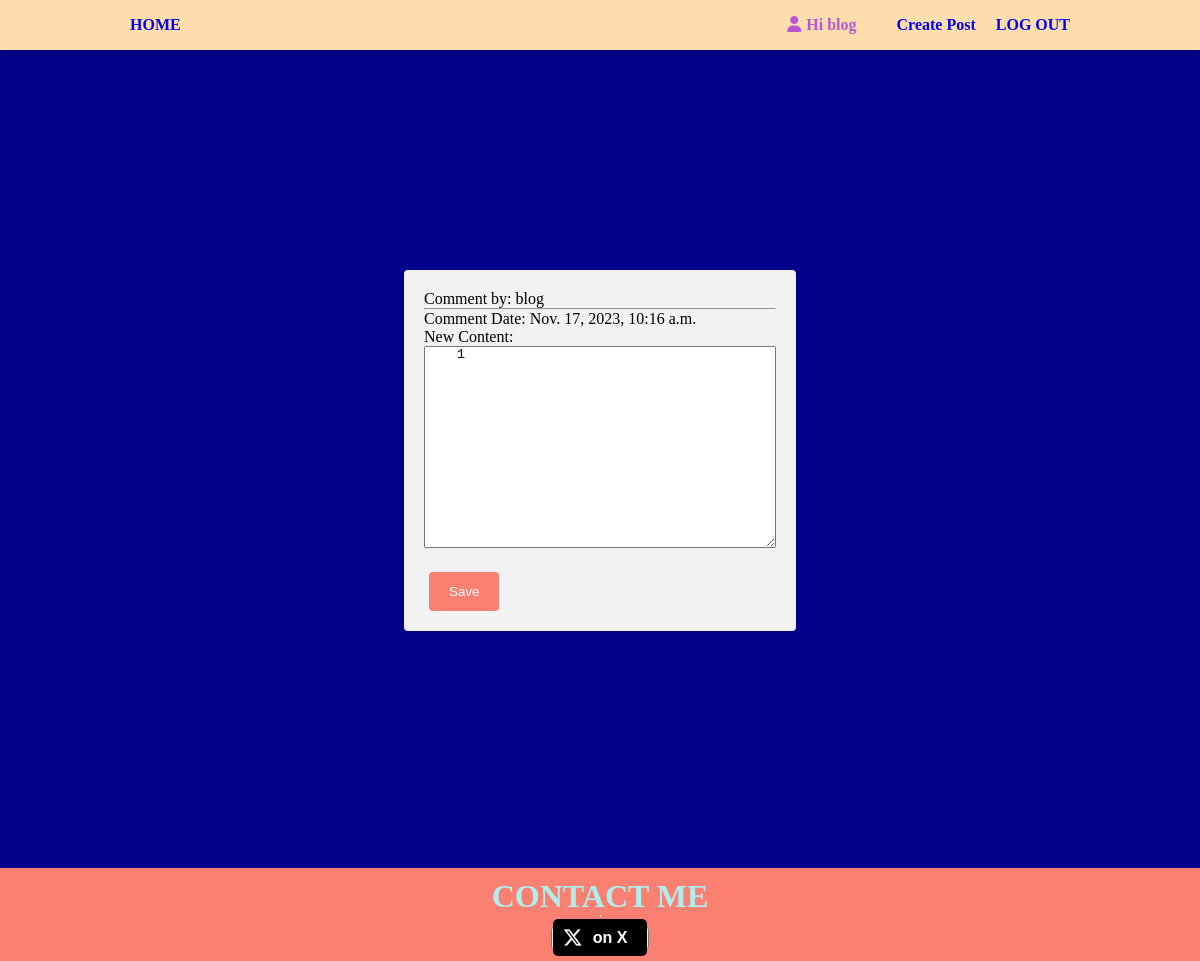
The app's page /comment/edit/137/ (signed in) with its own data.
### article/models.py (models this page shows, shortened)
class Comment(models.Model):
    post = models.ForeignKey(Post, related_name='comments', on_delete=models.CASCADE)
    user = models.ForeignKey(User, on_delete=models.CASCADE)
    comment = models.TextField()
    date_posted = models.DateTimeField(auto_now_add=True)
    likes = models.ManyToManyField(User, related_name="comment_likes", blank=True)
    edited_comment = models.TextField(blank=True, null=True)
    is_edited = models.BooleanField(default=False)

### article/views.py (the view)
# urls.py: path('comment/edit/<int:comment_id>/', views.edit_comment, name='edit_comment'),
def edit_comment(request, comment_id):
    comment = get_object_or_404(Comment, id=comment_id)
    if comment.user != request.user:
        return HttpResponse("You are not allowed to edit this comment.")
    return render(request, 'article/edit_comment.html', {'comment': comment})

### article/templates/article/edit_comment.html (shortened to what this page needs)
{% extends 'article/base.html' %}
{% load static %}
{% block css %}
    {{ block.super }}
    <link rel="stylesheet" href="{% static 'edit_post.css' %}">
{% endblock %}
{% block body %}
<div class="container">
  <div class="form-container">
    <form method="POST" action="{% url 'article:save_comment' comment_id=comment.id %}">
      <div class="comment-details">
        <p>Comment by: {{ comment.user }}</p>
        <hr>
        <p>Comment Date: {{ comment.date_posted }}</p>
      </div>
      <div class="edit-form">
        <div class="form-group">
          <label for="new_content">New Content:</label>
          <div class="textarea-container">
            <textarea id="new_content" name="new_content" class="form-control">{{ comment.comment }}</textarea>
          </div>
        </div>
        <div class="form-group">
          <button type="submit" class="btn btn-primary">Save</button>
        </div>
      </div>
    </form>
  </div>
</div>
{% endblock %}

### article/templates/article/base.html (shortened to what this page needs)
{% load static %}
<!DOCTYPE html>
<html lang="en">
<head>
    <link rel="stylesheet" href="https://cdnjs.cloudflare.com/ajax/libs/font-awesome/6.4.2/css/all.min.css"
 />
    {% block css %}
    <link rel="stylesheet" type="text/css" href="{% static 'styles.css' %}">
    {% endblock %}
</head>
<body>
    <nav id="navbar">
        <div id="navbar-container">
                <div id="home"><a href="{% url 'article:index' %}">HOME</a></div>
            <ul id="navbar-right">
                <li id="navbar-user">
                    {% if user.is_authenticated %}
                    <i class="fa-solid fa-user"></i><span>Hi {{user}}</span>
                </li>
                {% if user.is_superuser %}
                       <li>
                           <a href="{% url 'article:create_post' %}" class="create-post-button">Create Post</a>
                       </li>
                    {% endif %}
                <li class="logout"><a href ="{% url 'account:logout' %}">LOG OUT</a></li>
                {% else %}
                <i class="fa-solid fa-user"></i><span>Hi stranger</span>
                </li>
                <li class="logout"><a href ="{% url 'account:login' %}">LOG IN</a></li>
                {% endif %}
            </ul>
        </div>
    </nav>
    {% block body %}
    {% endblock %}
    <footer>
        <div id="contact-me">
        <h1>CONTACT ME</h1>
        <hr>
        <button id="twitter-button"><a href="https://twitter.com/chistev12" class="twitter-button" target="_blank"><i class="fa-brands fa-x-twitter"></i>on X</a>
        </button>
      </div>
    </footer>
</body>
</html>

### assets/styles.css (style rules this page uses)
* { margin: 0; padding: 0; }
body { background-color: darkblue; }
#navbar { background-color: navajowhite; height: 50px; box-shadow: 0 3px 10px rgba(0,0,0,0.2); }
#navbar-container { height: inherit; max-width: 80%; margin: 0 auto; display: flex; align-items: center; justify-content: space-between; color: mediumorchid ; }
#home { cursor: pointer; font-weight: bold; }
#navbar-right { display: flex; }
li { list-style: none; }
#navbar a { text-decoration: none; padding: 10px; font-weight: bold; }
#navbar-user { margin-right: 30px; font-weight: bold; }
.fa-user { margin-right: 5px; }
button[type=submit] { background-color:salmon; color: white; padding: 12px 20px; border: none; border-radius: 4px; cursor: pointer; margin-left: 5px; }
#contact-me { background-color: salmon; padding: 10px; margin-top: 18px; width: 1; display: flex; flex-direction: column; align-items: center; justify-content: center; }
#contact-me h1 { color: paleturquoise; }
#twitter-button { margin-top: 10px; }
.twitter-button { background-color: black; color: white; border: none; padding: 10px 20px 10px 40px; border-radius: 5px; text-decoration: none; font-size: 16px; font-weight: bold; position: relative; }
.twitter-button i { position: absolute; left: 10px; top: 50%; transform: translateY(-50%); font-size: 20px; }

### assets/edit_post.css (style rules this page uses)
.container { display: flex; justify-content: center; align-items: center; height: 100vh; }
.form-container { max-width: 400px; padding: 20px; background-color: #f2f2f2; border-radius: 4px; }
.article-details h1, .article-details p, .form-group { margin-bottom: 10px; }
.textarea-container { margin-bottom: 20px; }
.form-group:last-child { margin-bottom: 0; }
.textarea-container textarea { height: 200px; width: 350px; }

### records on screen
Comment: user "blog", date_posted "Nov. 17, 2023, 10:16 a.m.", new_content "1"

### other values on screen
{{ user }} "blog"
